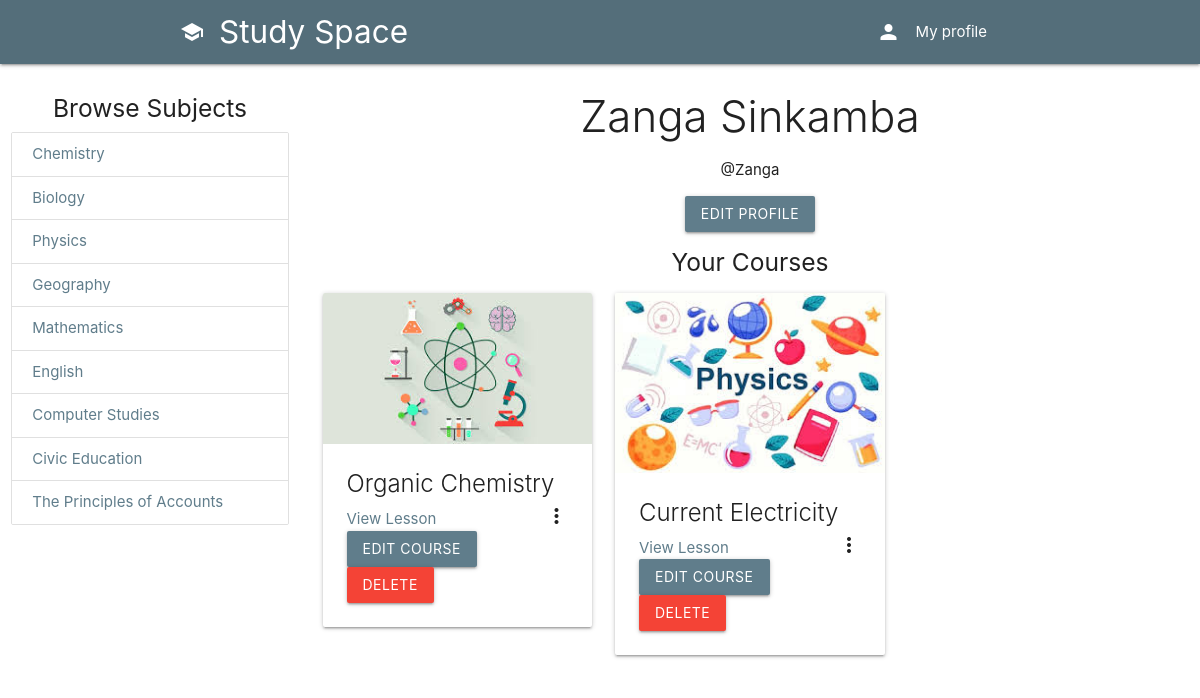
Page /user/1/ (signed in) on the committed database.
### classroom/models.py (models this page shows, shortened)
class Category(models.Model):
	title = models.CharField(max_length=100, verbose_name='Title', null=True)
	icon = models.CharField(max_length=100, verbose_name='Icon', default='article')
	slug = models.SlugField(unique=True)

class Course(models.Model):
	id = models.UUIDField(primary_key=True, default=uuid.uuid4, editable=False)
	picture = models.ImageField(upload_to=user_directory_path, null=True)
	title = models.CharField(max_length=200, null=True)
	description = models.CharField(max_length=300, null=True)
	category = models.ForeignKey(Category, on_delete=models.CASCADE, null=True)
	syllabus = RichTextField()
	user = models.ForeignKey(User, on_delete=models.CASCADE, related_name='course_owner')
	enrolled = models.ManyToManyField(User)
	modules = models.ManyToManyField(Module)
	questions = models.ManyToManyField(Question)

### users/views.py (the view)
# urls.py: path('user/<username>/', UserProfile, name='profile'),
def UserProfile(request, username):
	user = get_object_or_404(User, id=username)
	courses = Course.objects.filter(user=user)
	enrolled_courses = Course.objects.filter(enrolled=user)
	categories = Category.objects.all()
	profile = Profile.objects.get(user=user)
	context = {
		'profile':profile,
		'courses':courses,
		'enrolled_courses':enrolled_courses,
		'categories':categories,
	}
	return render(request, 'users/profile.html', context)

### users/views.py (called while the page is built)
def SideNavInfo(request):
	user = request.user
	nav_profile = None
	if user.is_authenticated:
		nav_profile = Profile.objects.get(user=user)
	return {'nav_profile': nav_profile}

### users/templates/users/profile.html (shortened to what this page needs)
{% extends 'base.html'%}
{%load static%}
{%block content%}
<div class="row">
  <div class="col s3">
    {%include 'classroom/browse_component.html'%}
  </div>
  <div class="col s9">
    <div class="center align">
      <h3 class="text light">{{user.get_full_name}}</h3>
      <p>@{{user.username}}</p>
      {% if request.user == user %}
      <a href="{% url 'edit-profile' %}" class="btn waves-effect waves-light #546e7a blue-grey">Edit Profile</a>
      {%endif%}
    </div>
    <div>
      <h5 class="center-align text-lighten-4">Your Courses</h5>
      {% for course in courses %}
      <div class="col s12 m4">
        <div class="card">
          <div class="card-image waves-effect waves-block waves-light">
            <img class="activator" src="{{ course.picture.url }}">
          </div>
          <div class="card-content">
            <span class="card-title activator grey-text text-darken-4">{{ course.title }}<i
                class="material-icons right">more_vert</i></span>
            <p><a href="{% url 'course' course.id %}" class=" #546e7a blue-grey-text">View Lesson</a></p>
            <a href="{% url 'edit-course' course.id %}" class="btn #546e7a blue-grey">Edit course</a>
        <a href="{% url 'delete-course' course.id %}" class="btn red">Delete</a>
          </div>
        </div>
      </div>
      {% endfor %}
    </div>
  </div>
</div>
{%endblock%}

### classroom/templates/classroom/browse_component.html
<div class="section">
  <h5 class="center-align">Browse Subjects</h5>
  <div>
    <ul class="collection">
      {% for category in categories %}
    <a href="{% url 'category-courses' category.slug %}" class="collection-item #546e7a blue-grey-text">{{category.title}}</a>
    {% endfor %}
  </ul>
</div>
</div>

### rows in the picture
Category: title "Chemistry"
Category: title "Biology"
Category: title "Physics"
Category: title "Geography"
Category: title "Mathematics"
Category: title "English"
Category: title "Computer Studies"
Category: title "Civic Education"
Category: title "The Principles of Accounts"
Course: picture (picture), title "Organic Chemistry"
Course: picture (picture), title "Current Electricity"

### other values in the picture
{{ user.get_full_name }} "Zanga Sinkamba"
{{ user.username }} "Zanga"
